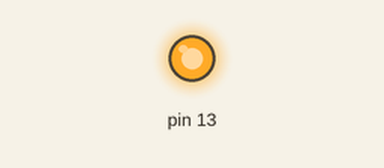
This sketch was run on a simulated Arduino Uno, built for the host (arithmetic inside an expression is 32-bit, double 64-bit). Parts: output pins drawn as LEDs (lit = HIGH). What the sketch prints to the serial monitor is not drawn.

Above: at 0.7 s.
At 4.9 s:
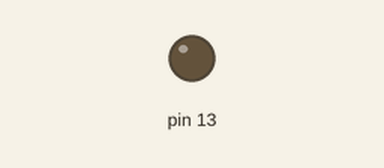
Timing chart, 0 to 6.4 s (numbered marks = the images above):
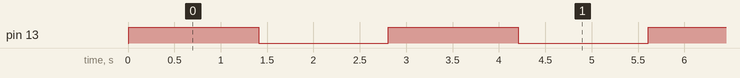

Measured:
- by itself, pin 13: alternates HIGH for 1.4 s and LOW for 1.4 s

The sketch:

sketch_asm.ino
```cpp
#include "testasm.h"

void setup() {
  // put your setup code here, to run once
  Serial.begin(9600);
  Serial.print("fib(0) is: ");
  Serial.println(recurse(0));
  Serial.print("fib(1) is: ");
  Serial.println(recurse(1));
  Serial.print("fib(8) is: ");
  Serial.println(recurse(8));
  Serial.print("fib(16) is: ");
  Serial.println(recurse(16));
  Serial.print("fib(24) is: ");
  Serial.println(recurse(24));
  pinMode (13, OUTPUT);
}

void loop() {
  // put your main code here, to run repeatedly:
  digitalWrite (13, HIGH);
  delay(1400);
  digitalWrite (13, LOW);
  delay(1400);
}
```

procedure.cpp
```cpp
#include "testasm.h"

/* the attribute "used" tells the compiler to not inline this function */
__attribute__((used))

unsigned int procedure(unsigned char a, unsigned char b)
{
   unsigned int out;

     asm volatile (R"(

      .data
      ; any data values/static storage can go here

      .text

      mov r24,%1
      mov r25,%2

      push r25
      push r24

      call sumval

      movw r22,r24
      ; store result in r22:r23

      pop r24
      pop r25


      push r25
      push r24


      call diffval

      clc
      add r22, r25
      adc r23, r1


      pop r24
      pop r25

   rjmp exit0

   sumval:

      add r24, r25
      clr r25
      adc r25, r1

      ret

   diffval:

      cp r24,r25
      brlo b_minus_a
      sub r24, r25
      mov r25, r24
      ret

   b_minus_a:
      sub r25, r24
      ret

   exit0:
      movw %0, r22

   )" : "=w" (out)  /* out is %0, and a 16-bit variable that is modified
             by the assembly language */
      : "r" (a), "r" (b)  /* a is %1, r24, b is %2, r25, both are register-sized
              variables */
      : "r25", "r24", "r23", "r22");   /* r24, r25 are modified by this assembly
             language fragment */

     return out;
}
```

recurse.cpp
```cpp
#include "testasm.h"

/* the attribute "used" tells the compiler to not inline this function */
__attribute__((used))

unsigned int recurse(unsigned char n)
{
   unsigned int out;

     asm volatile (R"(

      .data
      ; any data values/static storage can go here

      .text


      ; holds left call value
      clr r23

      ; r22 holds value of n
      mov r22,%1

      sbr r21, 1

      call fib


  rjmp exit1

  fib:

      push r23
      push r22
      ; holds total value
      clr r24


      ; compare n with 0
      cp r22, r1
      breq ret_0

      ; compare n with 1
      cp r22, r21
      breq ret_1

      rjmp else


  ret_0:
      ; total += 0
      pop r22
      pop r23
      ret

  ret_1:
      ; total += 1

      add r24, r21
      ; rjmp exit1
      adc r24, r1

      pop r22
      pop r23
      ret

  else:

      ; n -= 1, f(n-1)
      sub r22, r21
      call fib

      ; save result of f(n-1)
      mov r23, r24

      clr r24
      ; n -= 1. f(n-2)
      sub r22, r21
      call fib

      ; f(n-2) + f(n-1)
      add r24, r23
      ; add carry bit
      adc r25, r1

      pop r22
      pop r23

      ret

  exit1:
      movw %0, r24

   )" : "=w" (out)  /* out is %0, and a 16-bit variable that is modified
             by the assembly language */
      : "r" (n)  /* n is %1, r24, r25, both are register-sized
              variables */
      : "r25", "r24", "r23", "r22");   /* r24, r25 are modified by this assembly
             language fragment */

     return out;
}
```

testasm.cpp
```cpp
#include "testasm.h"

/* the attribute "used" tells the compiler to not inline this function */
__attribute__((used))
unsigned int testasm(unsigned char a, unsigned char b) {
  unsigned int out;

  asm volatile (R"(

   rjmp start_of_assembly

   .data
   ; any data values/static storage can go here

   .text

start_of_assembly:
   ; Your assembly language program goes here
   ;
   ; For this example, your program must not modify any registers other than
   ; r24 and r25. In other words, save and restore all the registers that
   ; are modified by your code.

   ; Tell the compiler to move the arguments a, b into registers
   ; r24, r25 respectively
   ;
   mov r24,%1
   mov r25,%2
   ;
   ;  --- YOUR CODE GOES HERE ---
   ;       r24 = a, r25 = b
   ;

   add r24, r25
   clr r25
   adc r25, r1

   ;
   ;  --- YOUR CODE ENDS ---
   ;      The result must be in the register pair r25:r24
   ;      You can also rjmp to the label end_of_assembly if you need to.
   ;
end_of_assembly:
   ; -- move r25:r24 to the 16-bit word in variable out
   movw %0,r24

)" : "=w" (out)  /* out is %0, and a 16-bit variable that is modified
		    by the assembly language */
   : "r" (a), "r" (b)  /* a is %1, b is %2, both are register-sized
			  variables */
   : "r25", "r24");   /* r24, r25 are modified by this assembly
			 language fragment */

  return out;
}
```

testasm.h
```cpp
unsigned int testasm (unsigned char, unsigned char);

unsigned int procedure (unsigned char, unsigned char);

unsigned int recurse (unsigned char);
```
